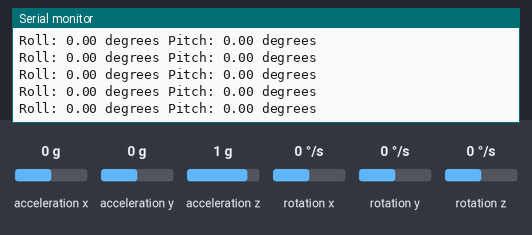
A sketch run on a simulated ESP32. Parts: the last lines printed to the serial monitor. The inputs (shaded band) are chosen by the test bench; at power-on: acceleration x 0 g, acceleration y 0 g, acceleration z 1 g, rotation x 0 °/s, rotation y 0 °/s, rotation z 0 °/s.

Above: at 1.2 s.
1.3 s: acceleration x set to -1.4 g
At 2.2 s:
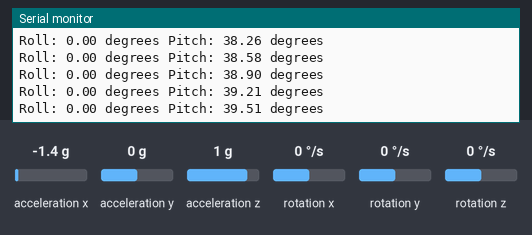
2.8 s: acceleration y set to -1.4 g
At 3.6 s:
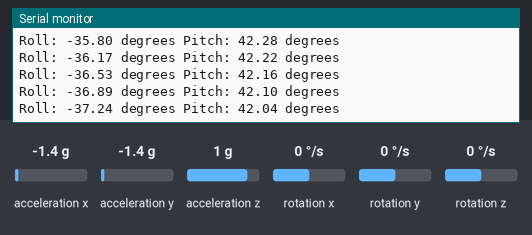
4.3 s: acceleration z set to -1.4 g
At 4.9 s:
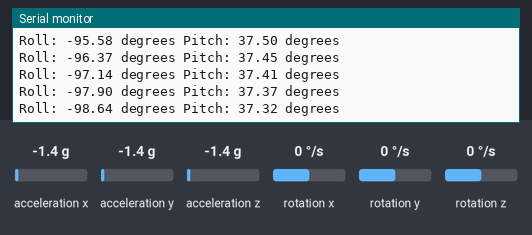
5.8 s: rotation x set to -192 °/s
At 6.5 s:
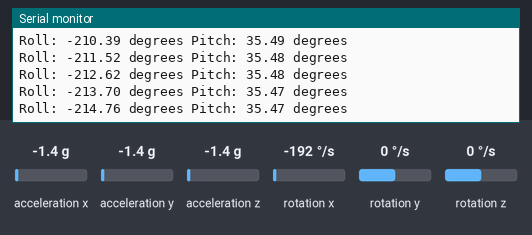
7.3 s: rotation y set to -192 °/s
At 8.2 s:
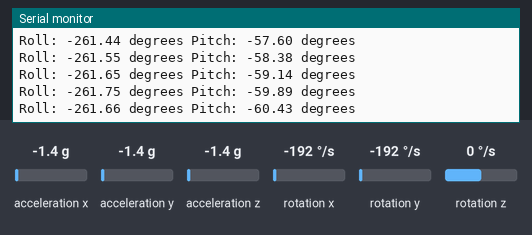
Timing chart, 0 to 9.8 s (numbered marks = the images above; inputs shaded):
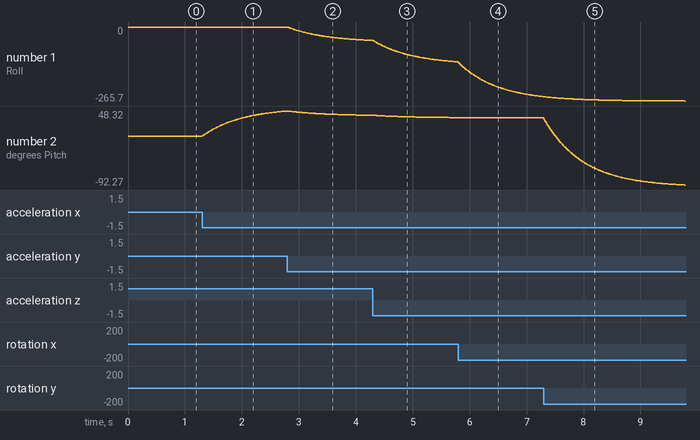

Measured:
- after the input at 1.3 s, the serial monitor: prints a new line at once (image 1)
- plotted number 2: 0 → 48.32 after the input at 1.3 s

The sketch:

1_Roll_Pitch.ino
```cpp
#include <Wire.h>
#include <MPU9250_asukiaaa.h>
#include <Adafruit_BMP280.h>
#include <math.h>

#ifdef _ESP32_HAL_I2C_H_
#define SDA_PIN 33
#define SCL_PIN 32
#endif

Adafruit_BMP280 bme; // I2C
MPU9250_asukiaaa mySensor;
float aX, aY, aZ, gX, gY, gZ;
float roll, pitch;
float alpha = 0.98; // 보수 필터 계수

unsigned long lastTime;

void setup() {
  Serial.begin(115200);
  while (!Serial);

#ifdef _ESP32_HAL_I2C_H_ // For ESP32
  Wire.begin(SDA_PIN, SCL_PIN);
  mySensor.setWire(&Wire);
#else
  Wire.begin();
  mySensor.setWire(&Wire);
#endif

  bme.begin();
  mySensor.beginAccel();
  mySensor.beginGyro();
  mySensor.beginMag();

  // 초기 각도 설정
  roll = 0.0;
  pitch = 0.0;

  lastTime = millis();
}

void loop() {
  if (mySensor.accelUpdate() == 0) {
    aX = mySensor.accelX();
    aY = mySensor.accelY();
    aZ = mySensor.accelZ();
  }

  if (mySensor.gyroUpdate() == 0) {
    gX = mySensor.gyroX();
    gY = mySensor.gyroY();
    gZ = mySensor.gyroZ();
  }

  unsigned long currentTime = millis();
  float dt = (currentTime - lastTime) / 1000.0;
  lastTime = currentTime;

  // 가속도계로부터 각도 계산
  float accRoll = atan2(aY, aZ) * 180 / PI;
  float accPitch = atan2(-aX, sqrt(aY * aY + aZ * aZ)) * 180 / PI;

  // 자이로스코프 데이터 적분하여 각도 계산
  float gyroRoll = roll + gX * dt;
  float gyroPitch = pitch + gY * dt;

  // 보수 필터를 사용하여 각도 계산
  roll = alpha * gyroRoll + (1.0 - alpha) * accRoll;
  pitch = alpha * gyroPitch + (1.0 - alpha) * accPitch;

  Serial.print("Roll: ");
  Serial.print(roll);
  Serial.print(" degrees Pitch: ");
  Serial.print(pitch);
  Serial.println(" degrees");

  delay(10); // 10ms마다 데이터 출력
}
```
